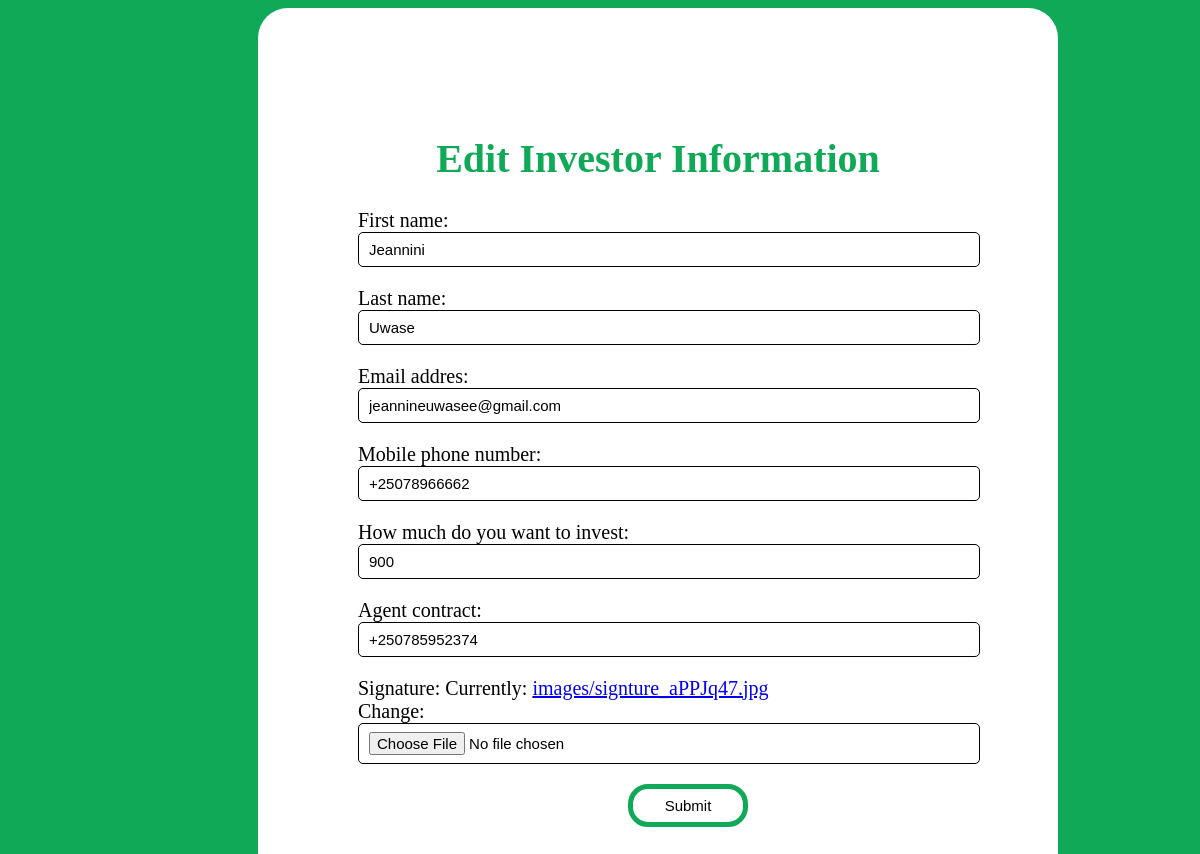
The app's page /inverstor/edit/1/ with its own data.
### inverstor/models.py (models this page shows, shortened)
class Investor(models.Model):
    first_name= models.CharField(max_length=20)
    last_name = models.CharField(max_length=20)
    email_addres=models.EmailField(max_length=240,null=True)
    mobile_phone_number=models.CharField(max_length=240,null=True)
    how_much_do_you_want_to_invest=models.PositiveIntegerField(null=True)
    agent_contract=models.CharField(max_length=240,null=True)
    signature=models.ImageField(upload_to ='images/',null=True)

### inverstor/views.py (the view)
# urls.py: path("edit/<int:id>/", edit_investor, name="edit_investor"),
def edit_investor(request, id):
    inverstor= Investor.objects.get(id=id)
    if request.method == "POST":
        form=InvestorForm(request.POST, instance=inverstor)
        if form.is_valid():
            form.save()
        return redirect("investor_profile", id=inverstor.id)
    else:
        form=InvestorForm(instance=inverstor)
        return render(request,"edit_investor.html", {"form":form})

### inverstor/forms.py
class InvestorForm(forms.ModelForm):
    class Meta:
        model= Investor
        fields= "__all__"

### inverstor/templates/edit_investor.html (shortened to what this page needs)
<!DOCTYPE html>
<html>
<head>
</head>
<body>
    <div class="container">
    <h1>Edit Investor Information</h1>
    <form method="POST" enctype="multipart/form-data">
    {{form.as_p}}
    <input type="submit" value="Submit" class="button">
</div>
</body>
</html>

### inverstor/templates/edit_investor.html (style rules this page uses)
body { background-color:#0fa958; width: 400px; height: 800px; font-size: 20px; }
.container { background-color: white; margin-left: 250px; width: 600px; padding: 100px; font-size: 20px; border-radius: 30px; margin-right: 250px; }
input { width: 100%; outline: none; border: 1px solid ; font-size: 15px; padding: 8px 10px; border-radius: 5px; background-color: white; }
.button { width: 20%; height: 30%; margin-left: 45%; border: 5px solid #0fa958; border-radius: 20px; }
h1 { color: #0fa958; text-align: center; }

### records on screen
Investor: first_name "Jeannini", last_name "Uwase", email_addres "jeannineuwasee@gmail.com", mobile_phone_number "+25078966662", how_much_do_you_want_to_invest "900", agent_contract "+250785952374"
